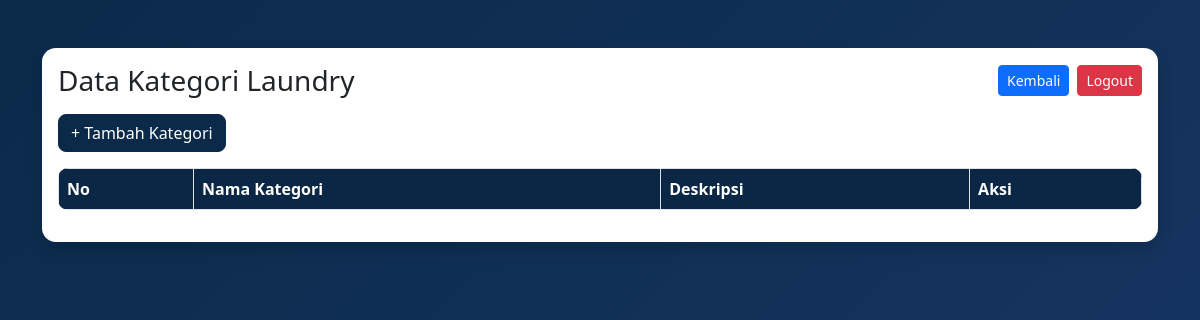
The app's page /kategori/index.php (signed in), older data.
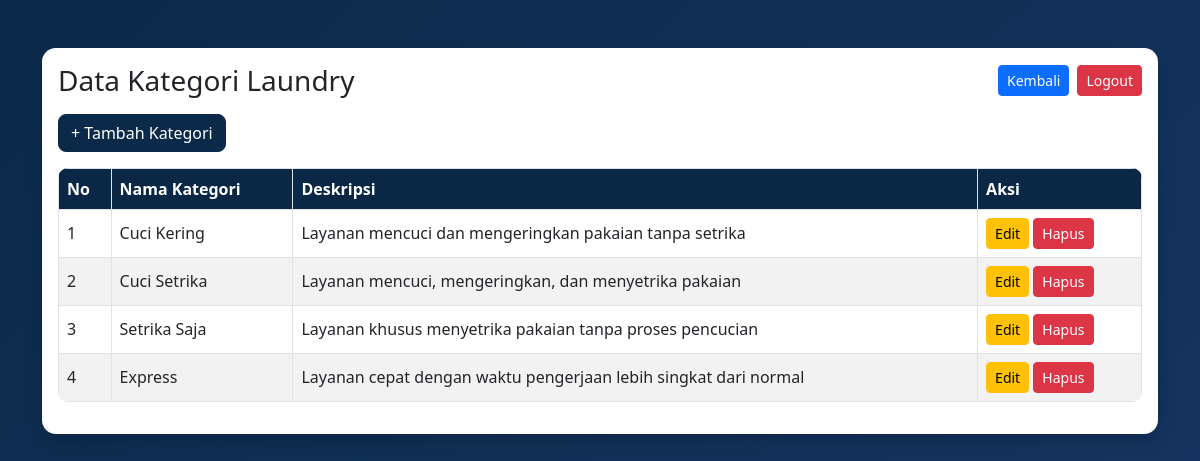
The same page, newer data.
### tables this page shows
CREATE TABLE `kategori_laundry` (
  `id` int(11) NOT NULL,
  `nama_kategori` varchar(50) DEFAULT NULL,
  `deskripsi` varchar(100) DEFAULT NULL
);

### kategori/index.php (the view, shortened to what this page needs)
<?php
include '../config/koneksi.php';
$data = mysqli_query($conn, "SELECT * FROM kategori_laundry");
?>
<!DOCTYPE html>
<html>
<head>
    <link href="https://cdn.jsdelivr.net/npm/bootstrap@5.3.0/dist/css/bootstrap.min.css" rel="stylesheet">
    <link rel="stylesheet" href="../assets/style.css">
</head>
<body>
<div class="data-wrapper">
<div class="container mt-5">
    <div class="card shadow">
        <div class="card-body">
            <div class="d-flex justify-content-between align-items-center mb-3">
                <h3 class="mb-0">Data Kategori Laundry</h3>
                <div class="d-flex gap-2">
                    <a href="../dashboard.php" class="btn btn-primary btn-sm">Kembali</a>
                    <a href="../auth/logout.php" class="btn btn-danger btn-sm" onclick="return confirm('Apakah Anda yakin ingin keluar dari sistem?')">Logout</a>
                </div>
            </div>
            <a href="tambah.php" class="btn btn-navy mb-3">+ Tambah Kategori</a>
            <table class="table table-bordered table-striped">
                <tr>
                    <th>No</th>
                    <th>Nama Kategori</th>
                    <th>Deskripsi</th>
                    <th>Aksi</th>
                </tr>
                <?php $no = 1; while($row = mysqli_fetch_assoc($data)) { ?>
                <tr>
                    <td><?= $no++ ?></td>
                    <td><?= $row['nama_kategori'] ?></td>
                    <td><?= $row['deskripsi'] ?></td>
                    <td>
                        <a href="edit.php?id=<?= $row['id'] ?>" class="btn btn-warning btn-sm">Edit</a>
                        <a href="hapus.php?id=<?= $row['id'] ?>" class="btn btn-danger btn-sm" onclick="return confirm('Apakah Anda yakin menghapus data ini?')">Hapus</a>
                    </td>
                </tr>
                <?php } ?>
            </table>
        </div>
    </div>
</div>
</div>
</body>
</html>

### assets/style.css (style rules this page uses)
body { background: linear-gradient(135deg, #0b2a4a, #1e3c72, #2a5298); background-size: 400% 400%; animation: gradientMove 10s ease infinite; font-family: "Segoe UI", sans-serif; }
.edit-wrapper, .data-wrapper, .form-wrapper { width: 100%; }
.card { border-radius: 14px; border: none; box-shadow: 0 6px 18px rgba(0,0,0,0.06); }
.btn-navy { background-color: #0b2a4a; border-color: #0b2a4a; color: #ffffff; font-weight: 500; border-radius: 8px; transition: all 0.2s ease-in-out; }
.table { background: #ffffff; border-radius: 10px; overflow: hidden; }
.table th { background: #0b2a4a; color: #ffffff; }
.table td { vertical-align: middle; }

Row changes from the older to the newer data that the page shows:
added kategori_laundry: nama_kategori "Cuci Kering", deskripsi "Layanan mencuci dan mengeringkan pakaian tanpa setrika"
added kategori_laundry: nama_kategori "Cuci Setrika", deskripsi "Layanan mencuci, mengeringkan, dan menyetrika pakaian"
added kategori_laundry: nama_kategori "Setrika Saja", deskripsi "Layanan khusus menyetrika pakaian tanpa proses pencucian"
added kategori_laundry: nama_kategori "Express", deskripsi "Layanan cepat dengan waktu pengerjaan lebih singkat dari normal"
